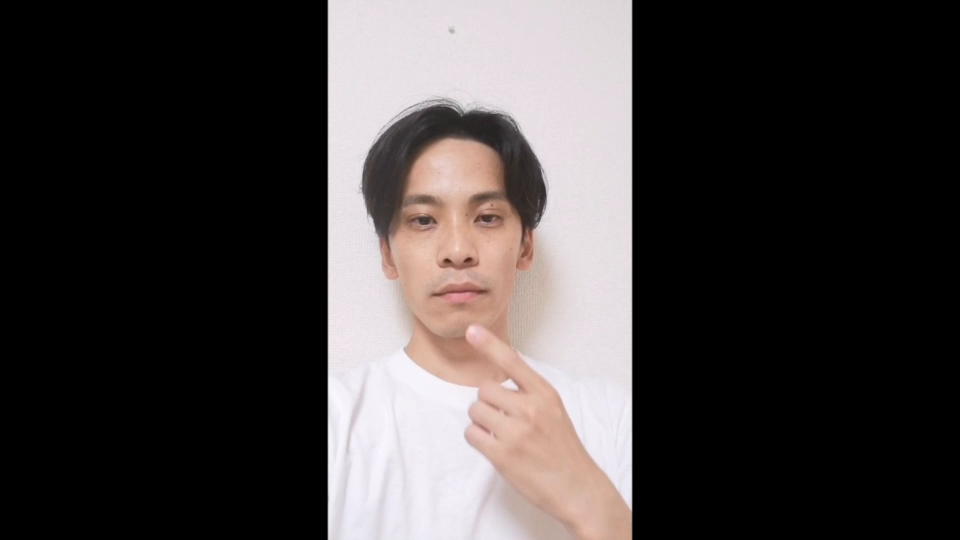
#> input picture frame 18 of inputs/demo_4fps.mp4, 960 x 540 px
$ jupyter execute --allow-errors hanahoji_python.ipynb
#> lines starting #> are read from the running program, lines starting #| are printed output that depends on the picture
[cell 1]
import numpy as np
import cv2
from src.hand_tracker import HandTracker
import datetime

from slacker import Slacker

# Slack通知
def slacker():
    # APIトークンを指定
    token = 'xoxb-1416141106465-1389788588327-nK5jk6j2zjCU43KO5blbDIyB'
    # アップロードするチャンネルを指定
    channel = "#" + "random"
    # 絶対パスを指定
    file = '/Users/kozakuraryuuichi/hanahoji_python/outputs/demo.jpg'

    slacker = Slacker(token)
    slacker.files.upload(file_=file, channels=channel)

[cell 2]
cap = cv2.VideoCapture()
cap.release()
cv2.destroyAllWindows()

[cell 3]
# 鼻検知
# カスケードファイルの読み込み
cascade_path =  "OpenCV-detection-models-master/haarcascades/haarcascade_mcs_nose.xml"
cascade = cv2.CascadeClassifier(cascade_path)
# 囲み線の色を緑に設定
rectangle_color = (0, 255, 0)

# 指検知
# 宿題：何を読み込んでるのか理解必要
window = "Hand Tracking"
palm_model_path = "models/palm_detection_without_custom_op.tflite"
landmark_model_path = "models/hand_landmark.tflite"
anchors_path = "models/anchors.csv"

# 投影の色を設定
point_color = (0, 255, 0)
connection_color = (255, 0, 0)
thickness = 2
font = cv2.FONT_HERSHEY_SIMPLEX

# カメラの読み込み
# cap = cv2.VideoCapture(0)
file = "demo_4fps.mp4"
filepath = "./inputs/" + file
cap = cv2.VideoCapture(filepath)

[cell 4]
if cap.isOpened():
    ret, frame = cap.read()
#> frame is the input picture: shape (540, 960, 3); mean B, G, R 62, 62.4, 67.3
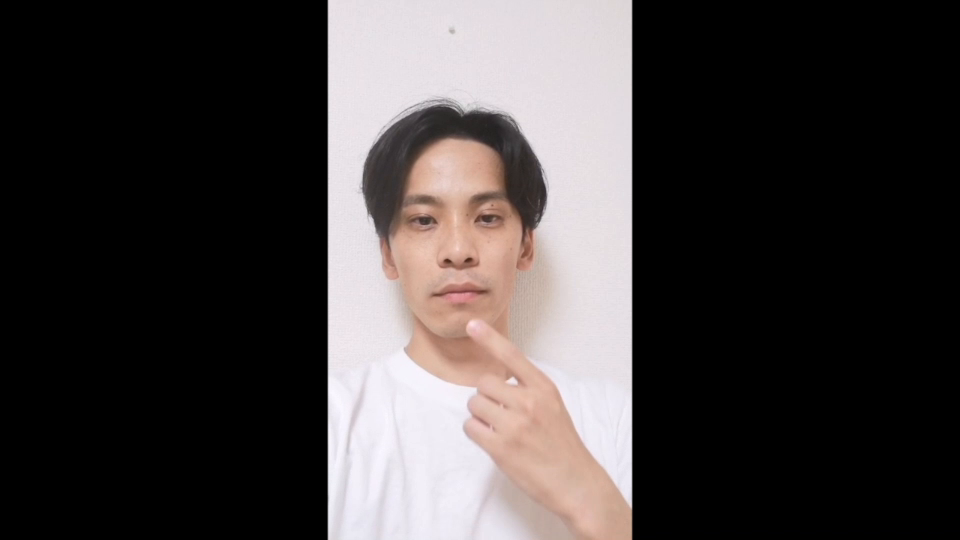
#> input picture frame 19 of inputs/demo_4fps.mp4, 960 x 540 px
#> further down, frame is the input picture: shape (540, 960, 3); mean B, G, R 62, 62.3, 67.3
#> `nose_gray = cv2.cvtColor(frame, cv2.COLOR_BGR2GRAY)`:
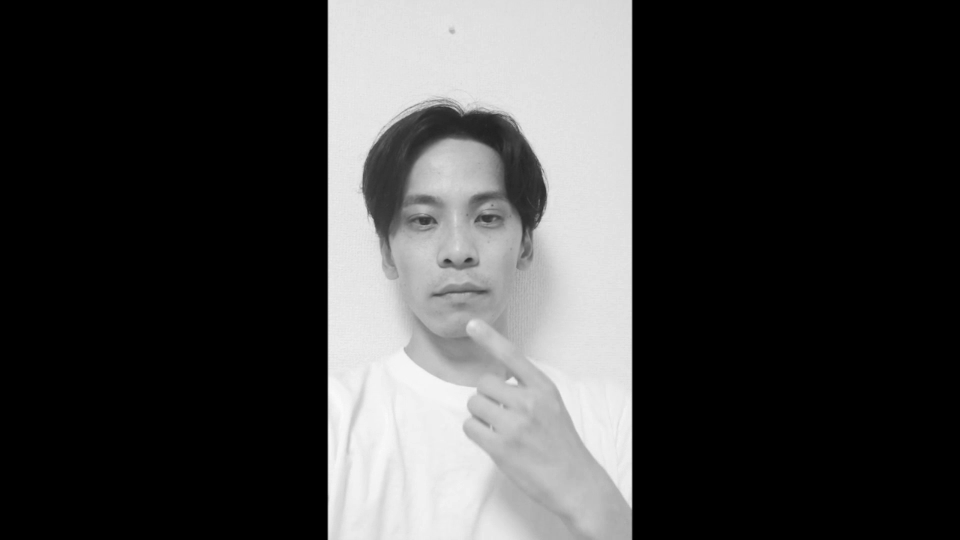
#> nose_gray: shape (540, 960); min 0, max 249, mean 63.8
#> `noses = cascade.detectMultiScale(nose_gray, scaleFactor=1.3, minNeighb..`: noses = [[433, 236, 49, 41]]
else:
    ret = False

#        8   12  16  20
#        |   |   |   |
#        7   11  15  19
#    4   |   |   |   |
#    |   6   10  14  18
#    3   |   |   |   |
#    |   5---9---13--17
#    2    \         /
#     \    \       /
#      1    \     /
#       \    \   /
#        ------0-

# 指の投影ポイントに番号を割り振る
# タプルにしてみた
connections = (
    (0, 1), (1, 2), (2, 3), (3, 4),
    (5, 6), (6, 7), (7, 8),
    (9, 10), (10, 11), (11, 12),
    (13, 14), (14, 15), (15, 16),
    (17, 18), (18, 19), (19, 20),
    (0, 5), (5, 9), (9, 13), (13, 17), (0, 17)
)

# 手の検知器を設定
#> (the rest of this cell did not finish here and is left out)

#> (a cell that did not finish here is left out)

$ run again, starting later in the video
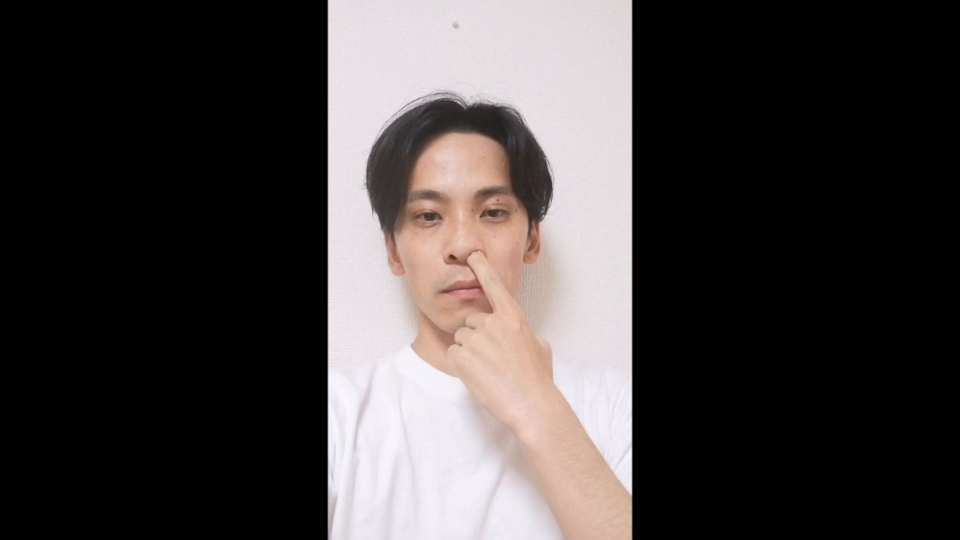
#> input picture frame 85 of inputs/demo_4fps.mp4, 960 x 540 px
#> frame is the input picture: shape (540, 960, 3); mean B, G, R 62.4, 63, 67.6
#> `nose_gray = cv2.cvtColor(frame, cv2.COLOR_BGR2GRAY)`:
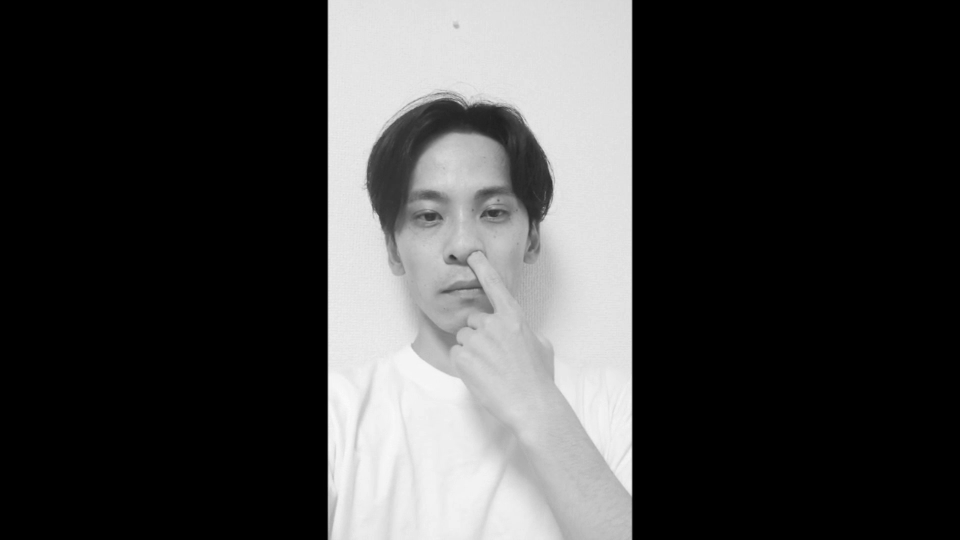
#> nose_gray: shape (540, 960); min 0, max 249, mean 64.3
#> noses = [[438, 231, 46, 38]]

$ run again, starting later in the video
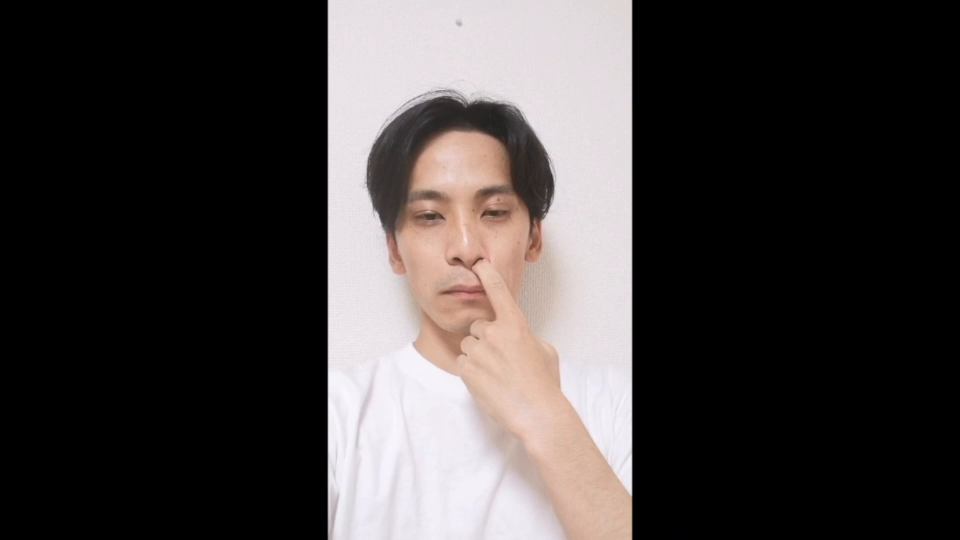
#> input picture frame 151 of inputs/demo_4fps.mp4, 960 x 540 px
#> frame is the input picture: shape (540, 960, 3); mean B, G, R 62.3, 62.8, 67.5
#> `nose_gray = cv2.cvtColor(frame, cv2.COLOR_BGR2GRAY)`:
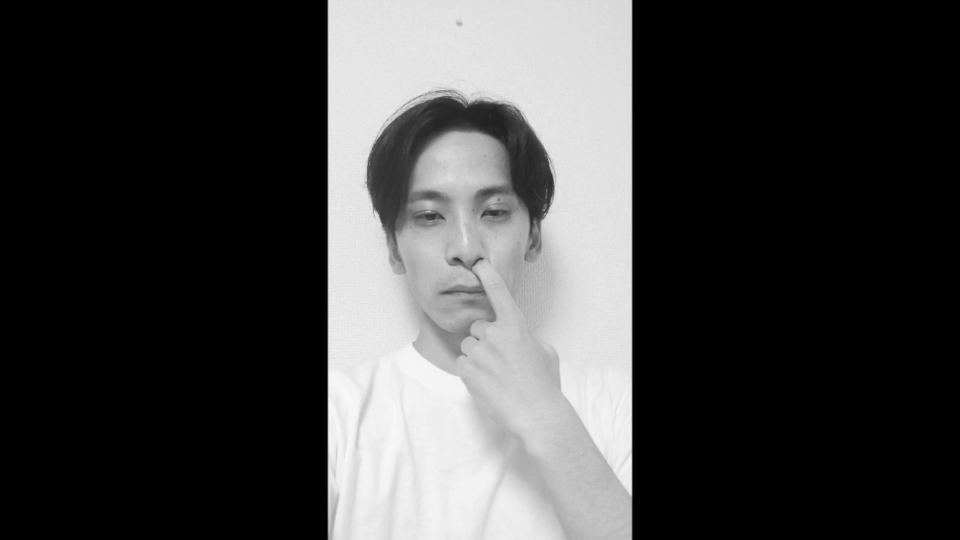
#> nose_gray: shape (540, 960); min 0, max 249, mean 64.1
#> noses = [[442, 234, 49, 41]]
